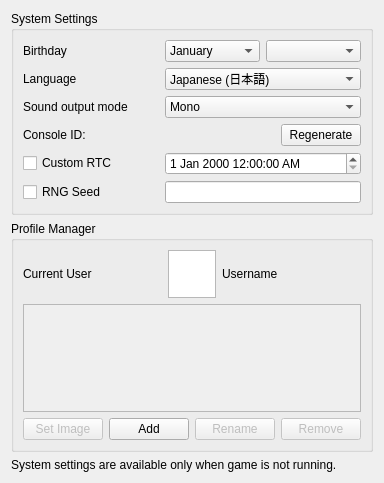
<?xml version="1.0" encoding="UTF-8"?>
<ui version="4.0">
 <class>ConfigureSystem</class>
 <widget class="QWidget" name="ConfigureSystem">
  <property name="geometry">
   <rect>
    <x>0</x>
    <y>0</y>
    <width>366</width>
    <height>483</height>
   </rect>
  </property>
  <property name="windowTitle">
   <string>Form</string>
  </property>
  <layout class="QHBoxLayout" name="horizontalLayout">
   <item>
    <layout class="QVBoxLayout" name="verticalLayout">
     <item>
      <widget class="QGroupBox" name="group_system_settings">
       <property name="title">
        <string>System Settings</string>
       </property>
       <layout class="QGridLayout" name="gridLayout">
        <item row="2" column="0">
         <widget class="QLabel" name="label_sound">
          <property name="text">
           <string>Sound output mode</string>
          </property>
         </widget>
        </item>
        <item row="1" column="1">
         <widget class="QComboBox" name="combo_language">
          <property name="toolTip">
           <string>Note: this can be overridden when region setting is auto-select</string>
          </property>
          <item>
           <property name="text">
            <string>Japanese (日本語)</string>
           </property>
          </item>
          <item>
           <property name="text">
            <string>English</string>
           </property>
          </item>
          <item>
           <property name="text">
            <string>French (français)</string>
           </property>
          </item>
          <item>
           <property name="text">
            <string>German (Deutsch)</string>
           </property>
          </item>
          <item>
           <property name="text">
            <string>Italian (italiano)</string>
           </property>
          </item>
          <item>
           <property name="text">
            <string>Spanish (español)</string>
           </property>
          </item>
          <item>
           <property name="text">
            <string>Chinese</string>
           </property>
          </item>
          <item>
           <property name="text">
            <string>Korean (한국어)</string>
           </property>
          </item>
          <item>
           <property name="text">
            <string>Dutch (Nederlands)</string>
           </property>
          </item>
          <item>
           <property name="text">
            <string>Portuguese (português)</string>
           </property>
          </item>
          <item>
           <property name="text">
            <string>Russian (Русский)</string>
           </property>
          </item>
          <item>
           <property name="text">
            <string>Taiwanese</string>
           </property>
          </item>
          <item>
           <property name="text">
            <string>British English</string>
           </property>
          </item>
          <item>
           <property name="text">
            <string>Canadian French</string>
           </property>
          </item>
          <item>
           <property name="text">
            <string>Latin American Spanish</string>
           </property>
          </item>
          <item>
           <property name="text">
            <string>Simplified Chinese</string>
           </property>
          </item>
          <item>
           <property name="text">
            <string>Traditional Chinese (正體中文)</string>
           </property>
          </item>
         </widget>
        </item>
        <item row="0" column="1">
         <layout class="QHBoxLayout" name="horizontalLayout_birthday2">
          <item>
           <widget class="QComboBox" name="combo_birthmonth">
            <item>
             <property name="text">
              <string>January</string>
             </property>
            </item>
            <item>
             <property name="text">
              <string>February</string>
             </property>
            </item>
            <item>
             <property name="text">
              <string>March</string>
             </property>
            </item>
            <item>
             <property name="text">
              <string>April</string>
             </property>
            </item>
            <item>
             <property name="text">
              <string>May</string>
             </property>
            </item>
            <item>
             <property name="text">
              <string>June</string>
             </property>
            </item>
            <item>
             <property name="text">
              <string>July</string>
             </property>
            </item>
            <item>
             <property name="text">
              <string>August</string>
             </property>
            </item>
            <item>
             <property name="text">
              <string>September</string>
             </property>
            </item>
            <item>
             <property name="text">
              <string>October</string>
             </property>
            </item>
            <item>
             <property name="text">
              <string>November</string>
             </property>
            </item>
            <item>
             <property name="text">
              <string>December</string>
             </property>
            </item>
           </widget>
          </item>
          <item>
           <widget class="QComboBox" name="combo_birthday"/>
          </item>
         </layout>
        </item>
        <item row="3" column="0">
         <widget class="QLabel" name="label_console_id">
          <property name="text">
           <string>Console ID:</string>
          </property>
         </widget>
        </item>
        <item row="0" column="0">
         <widget class="QLabel" name="label_birthday">
          <property name="text">
           <string>Birthday</string>
          </property>
         </widget>
        </item>
        <item row="3" column="1">
         <widget class="QPushButton" name="button_regenerate_console_id">
          <property name="sizePolicy">
           <sizepolicy hsizetype="Fixed" vsizetype="Fixed">
            <horstretch>0</horstretch>
            <verstretch>0</verstretch>
           </sizepolicy>
          </property>
          <property name="layoutDirection">
           <enum>Qt::RightToLeft</enum>
          </property>
          <property name="text">
           <string>Regenerate</string>
          </property>
         </widget>
        </item>
        <item row="2" column="1">
         <widget class="QComboBox" name="combo_sound">
          <item>
           <property name="text">
            <string>Mono</string>
           </property>
          </item>
          <item>
           <property name="text">
            <string>Stereo</string>
           </property>
          </item>
          <item>
           <property name="text">
            <string>Surround</string>
           </property>
          </item>
         </widget>
        </item>
        <item row="5" column="0">
         <widget class="QCheckBox" name="rng_seed_checkbox">
          <property name="text">
           <string>RNG Seed</string>
          </property>
         </widget>
        </item>
        <item row="1" column="0">
         <widget class="QLabel" name="label_language">
          <property name="text">
           <string>Language</string>
          </property>
         </widget>
        </item>
        <item row="5" column="1">
         <widget class="QLineEdit" name="rng_seed_edit">
          <property name="sizePolicy">
           <sizepolicy hsizetype="Minimum" vsizetype="Fixed">
            <horstretch>0</horstretch>
            <verstretch>0</verstretch>
           </sizepolicy>
          </property>
          <property name="font">
           <font>
            <family>Lucida Console</family>
           </font>
          </property>
          <property name="inputMask">
           <string notr="true">HHHHHHHH</string>
          </property>
          <property name="maxLength">
           <number>8</number>
          </property>
         </widget>
        </item>
        <item row="4" column="0">
         <widget class="QCheckBox" name="custom_rtc_checkbox">
          <property name="text">
           <string>Custom RTC</string>
          </property>
         </widget>
        </item>
        <item row="4" column="1">
         <widget class="QDateTimeEdit" name="custom_rtc_edit">
          <property name="minimumDate">
           <date>
            <year>1970</year>
            <month>1</month>
            <day>1</day>
           </date>
          </property>
          <property name="displayFormat">
           <string>d MMM yyyy h:mm:ss AP</string>
          </property>
         </widget>
        </item>
       </layout>
      </widget>
     </item>
     <item>
      <widget class="QGroupBox" name="gridGroupBox">
       <property name="title">
        <string>Profile Manager</string>
       </property>
       <layout class="QGridLayout" name="gridLayout_2">
        <property name="sizeConstraint">
         <enum>QLayout::SetNoConstraint</enum>
        </property>
        <item row="0" column="0">
         <layout class="QHBoxLayout" name="horizontalLayout_2">
          <item>
           <widget class="QLabel" name="label">
            <property name="sizePolicy">
             <sizepolicy hsizetype="Preferred" vsizetype="Minimum">
              <horstretch>0</horstretch>
              <verstretch>0</verstretch>
             </sizepolicy>
            </property>
            <property name="text">
             <string>Current User</string>
            </property>
           </widget>
          </item>
          <item>
           <widget class="QGraphicsView" name="current_user_icon">
            <property name="minimumSize">
             <size>
              <width>48</width>
              <height>48</height>
             </size>
            </property>
            <property name="maximumSize">
             <size>
              <width>48</width>
              <height>48</height>
             </size>
            </property>
            <property name="verticalScrollBarPolicy">
             <enum>Qt::ScrollBarAlwaysOff</enum>
            </property>
            <property name="horizontalScrollBarPolicy">
             <enum>Qt::ScrollBarAlwaysOff</enum>
            </property>
            <property name="interactive">
             <bool>false</bool>
            </property>
           </widget>
          </item>
          <item>
           <widget class="QLabel" name="current_user_username">
            <property name="sizePolicy">
             <sizepolicy hsizetype="Preferred" vsizetype="Minimum">
              <horstretch>0</horstretch>
              <verstretch>0</verstretch>
             </sizepolicy>
            </property>
            <property name="text">
             <string>Username</string>
            </property>
           </widget>
          </item>
         </layout>
        </item>
        <item row="1" column="0">
         <widget class="QScrollArea" name="scrollArea">
          <property name="sizePolicy">
           <sizepolicy hsizetype="Expanding" vsizetype="Expanding">
            <horstretch>0</horstretch>
            <verstretch>0</verstretch>
           </sizepolicy>
          </property>
          <property name="frameShape">
           <enum>QFrame::StyledPanel</enum>
          </property>
          <property name="widgetResizable">
           <bool>false</bool>
          </property>
         </widget>
        </item>
        <item row="2" column="0">
         <layout class="QHBoxLayout" name="horizontalLayout_3">
          <item>
           <widget class="QPushButton" name="pm_set_image">
            <property name="enabled">
             <bool>false</bool>
            </property>
            <property name="text">
             <string>Set Image</string>
            </property>
           </widget>
          </item>
          <item>
           <spacer name="horizontalSpacer">
            <property name="orientation">
             <enum>Qt::Horizontal</enum>
            </property>
            <property name="sizeHint" stdset="0">
             <size>
              <width>40</width>
              <height>20</height>
             </size>
            </property>
           </spacer>
          </item>
          <item>
           <widget class="QPushButton" name="pm_add">
            <property name="text">
             <string>Add</string>
            </property>
           </widget>
          </item>
          <item>
           <widget class="QPushButton" name="pm_rename">
            <property name="enabled">
             <bool>false</bool>
            </property>
            <property name="text">
             <string>Rename</string>
            </property>
           </widget>
          </item>
          <item>
           <widget class="QPushButton" name="pm_remove">
            <property name="enabled">
             <bool>false</bool>
            </property>
            <property name="text">
             <string>Remove</string>
            </property>
           </widget>
          </item>
         </layout>
        </item>
       </layout>
      </widget>
     </item>
     <item>
      <widget class="QLabel" name="label_disable_info">
       <property name="text">
        <string>System settings are available only when game is not running.</string>
       </property>
       <property name="wordWrap">
        <bool>true</bool>
       </property>
      </widget>
     </item>
    </layout>
   </item>
  </layout>
 </widget>
 <resources/>
 <connections/>
</ui>
